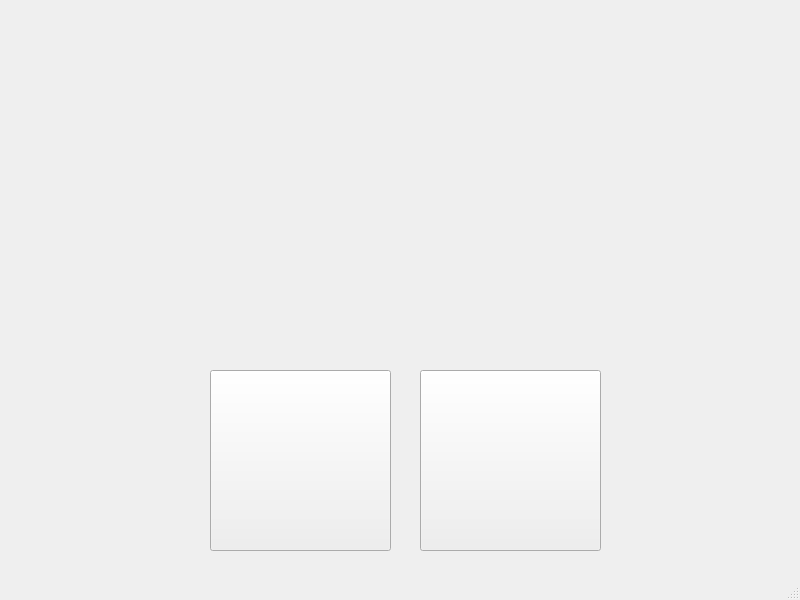
<?xml version="1.0" encoding="UTF-8"?>
<ui version="4.0">
 <class>MainWindow</class>
 <widget class="QMainWindow" name="MainWindow">
  <property name="geometry">
   <rect>
    <x>0</x>
    <y>0</y>
    <width>800</width>
    <height>600</height>
   </rect>
  </property>
  <property name="windowTitle">
   <string>MainWindow</string>
  </property>
  <widget class="QWidget" name="centralwidget">
   <widget class="QPushButton" name="paint_button">
    <property name="geometry">
     <rect>
      <x>210</x>
      <y>370</y>
      <width>181</width>
      <height>181</height>
     </rect>
    </property>
    <property name="text">
     <string/>
    </property>
   </widget>
   <widget class="QPushButton" name="clear_button">
    <property name="geometry">
     <rect>
      <x>420</x>
      <y>370</y>
      <width>181</width>
      <height>181</height>
     </rect>
    </property>
    <property name="text">
     <string/>
    </property>
   </widget>
  </widget>
  <widget class="QMenuBar" name="menubar">
   <property name="geometry">
    <rect>
     <x>0</x>
     <y>0</y>
     <width>800</width>
     <height>22</height>
    </rect>
   </property>
  </widget>
  <widget class="QStatusBar" name="statusbar"/>
 </widget>
 <resources/>
 <connections/>
</ui>
